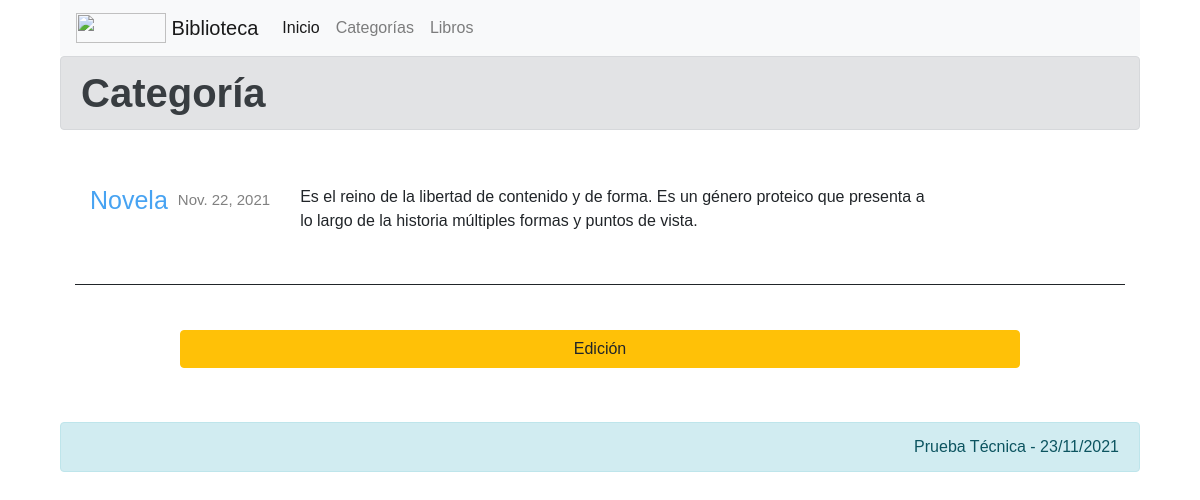
/categories/view-category/7, run on the app's committed database.
### libros/models.py (models this page shows)
class Category(models.Model):
    name= models.CharField(max_length=100, verbose_name='Nombre', null=False, blank=False)
    description = models.CharField(max_length=255, verbose_name='Descripción', null=False, blank=False)
    create_at= models.DateTimeField(auto_now_add=True, verbose_name="Creado el")
    class Meta:
        verbose_name= 'Categoría'
        verbose_name_plural = 'Categorías'
    def __str__(self):
        return self.name

### libros/views.py (the view)
# urls.py: path('categories/view-category/<int:category_id>', views.category, name="category"),
def category(request, category_id):
    category = get_object_or_404(Category, id=category_id)
    print(category)
    return render(request, 'categories/addEdition.html', {
        'category': category,
        'title': 'Categoría',
        'button': 'Editar',
        'edition': category_id,
        'show_edition': 'd-none'
    })

### libros/templates/categories/addEdition.html (shortened to what this page needs)
{% extends 'layouts/layout.html' %}
{% block content %}
    <h1 class="title alert alert-secondary alert-link">{{title}} </h1>
    {% if edition != 0 %}
        {% include 'categories/category.html' with category=category nolink=1 delete='d-none' %}
        <div class="col-sm-12 text-center">
            <button id="btnEdition" class="btn btn-warning" type="button" typeevent="0">Edici&oacute;n</button>
        </div>
    {% endif %}
{% endblock %}

### libros/templates/categories/category.html (shortened to what this page needs)
        <div class="col-sm-12">
        <Category class="category-item">
            <div class="data">
                <h2>
                    {% if nolink == 0 %}
                        <a class="select-element" href="{% url 'category' category.id %}">{{category.name}}</a>
                    {% else %}
                        <span class="nameElement">{{category.name}}</span>
                    {% endif %}
                </h2>
                <span class"date">
                    {{category.create_at| date}}
                </span>
                <p>
                    {{category.description| safe}}
                </p>
            </div>
        </Category>
        </div>

### iniapp/static/css/style.css (style rules this page uses)
* { margin: 0px; padding: 0px; font-family: Arial, Helvetica, sans-serif; text-decoration: none; }
.category-item, .book-item { margin-bottom: 20px; margin-top: 20px; padding: 15px; border-bottom: 1px solid; clear: both; display: flex; }
.category-item .data, .book-item .data { float: left; padding: 15px; padding-top: 0; display: contents; }
.category-item h2, .book-item h5 { font-size: 25px; color: #333; margin-bottom: 10px; padding: 20px 0; max-width: 126px; }
.category-item span, .book-item span { font-size: 15px; color: gray; margin-bottom: 10px; display: block; padding: 24px 10px; max-width: 150px; }
.category-item p, .book-item p { padding: 20px; max-width: 680px; }
.btn.btn-primary, .btn.btn-warning, .btn.btn-danger { width: 80%; margin-top: 25px; }
.category-item .nameElement { color: #47a3f2; font-size: 25px; padding: 0; }

### data on the page
Category: name "Novela", create_at "Nov. 22, 2021", description "Es el reino de la libertad de contenido y de forma. Es un género proteico que presenta a lo largo de la historia múltiples formas y puntos de vista."

### other printed values
{{ title }} "Categoría"
